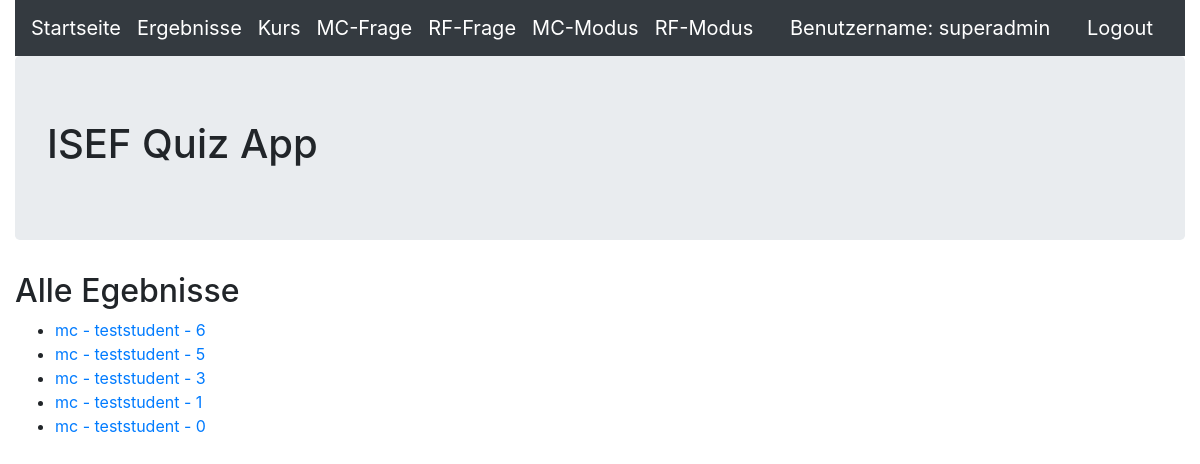
The page /ergebnismctoppunkte (signed in) on the database as committed earlier.
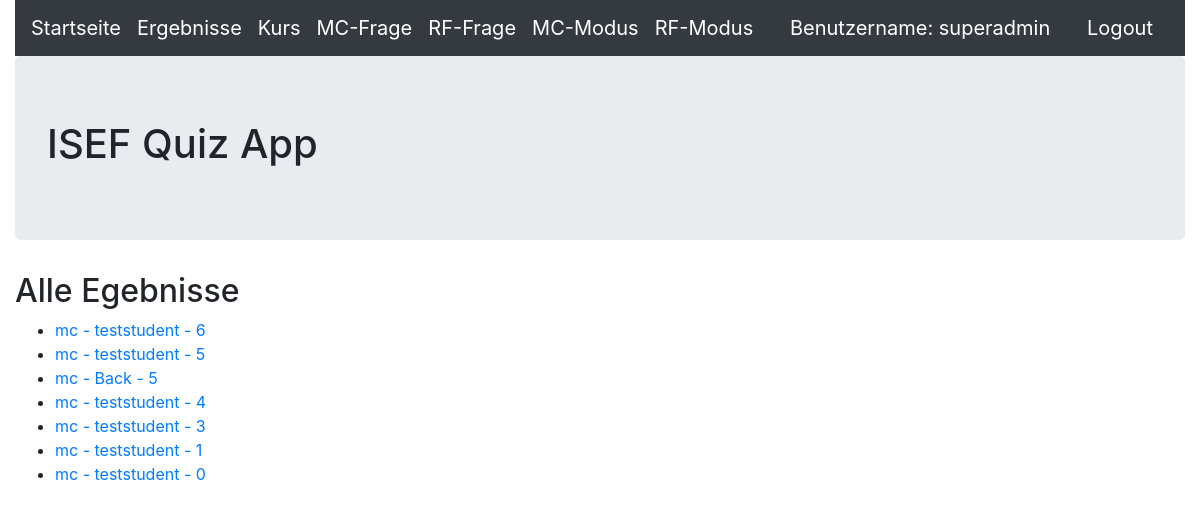
The same page on the database as committed later.
### quiz/models.py (models this page shows, shortened)
class Ergebnis(models.Model):
    testmodus = models.CharField(max_length=20,blank=False)
    benutzername = models.CharField(max_length=50,blank=False)
    kursid = models.CharField(max_length=5,blank=False)
    kursname = models.CharField(max_length=50,blank=False)
    zeitsekunden = models.IntegerField(blank=False)
    datum = models.DateField(auto_now_add=True)
    punkte = models.IntegerField(blank=False)
    fragentotal = models.IntegerField(blank=False)
    fragenkorrekt = models.IntegerField(blank=False)
    fragenfalsch = models.IntegerField(blank=False)

### quiz/views.py (the view)
# urls.py: path('ergebnismctoppunkte', ErgebnisMCTopPunkte.as_view(), name='ergebnis_mctoppunkte'),
class ErgebnisMCTopPunkte(AuthListView):
    model = Ergebnis
    template_name = 'ergebnis/ergebnis_mctoppunkte.html'
    fields = '__all__'
    def get_queryset(self):
        return Ergebnis.objects.filter(testmodus='mc').order_by('-punkte')[:10]

### quiz/templates/ergebnis/ergebnis_mctoppunkte.html
{% extends 'base.html' %}
{% block content %}
<h2>Alle Egebnisse</h2>
<ul>
    {% for ergebnis in object_list %}
	<li><a href="{% url 'ergebnis_detail' ergebnis.pk %}">{{ ergebnis.testmodus }} - {{ ergebnis.benutzername }} - {{ ergebnis.punkte }}</a></li>
    {% endfor %}
</ul>
{% endblock content %}

Rows that differ between the two databases and show on the page:
added Ergebnis: testmodus "mc", benutzername "Back", punkte "5"
added Ergebnis: testmodus "mc", benutzername "teststudent", punkte "4"
